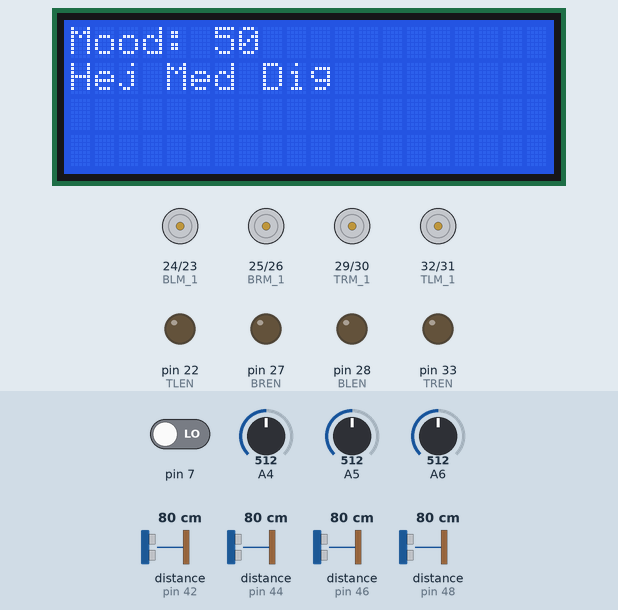
Simulated run of this sketch. Board: Arduino Mega 2560, built with avr-gcc and run on an emulated ATmega2560. On the bench: 20×4 character LCD, motor-driver pin pairs drawn as motors (green arrow = first pin HIGH = forward, orange = second pin HIGH = backward, longer = more drive), output pins drawn as LEDs (lit = HIGH). Wiring (inferred from the names in the program): 4 × ultrasonic range finder: trigger pin 43, echo pin 42 / trigger pin 45, echo pin 44 / trigger pin 47, echo pin 46 / trigger pin 49, echo pin 48. The inputs (shaded band) are chosen by the test bench; at power-on: pin 7 LOW, distance to the obstacle (sensors on pin 42, pin 48, pin 44, pin 46) 80 cm, A4 = 512, A5 = 512, A6 = 512. The echo pulse lasts 58.3 µs per cm; random numbers use the default seed unless the sketch sets one; the audio player accepts every command and is not drawn; pins used as bus, display or sensor lines are not drawn; what the sketch prints to the serial monitor is not drawn.

Above: at 6.8 s.
6.9 s: pin 7 driven HIGH
At 11.2 s:
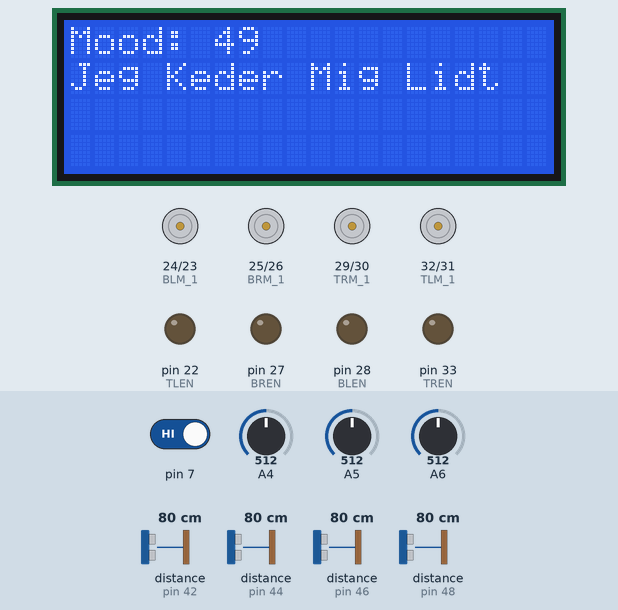
16.3 s: distance to the obstacle (sensor on pin 42) set to 28 cm
25.4 s: distance to the obstacle (sensor on pin 42) set to 22 cm
31.1 s: distance to the obstacle (sensor on pin 42) set to 35 cm
At 34.6 s:
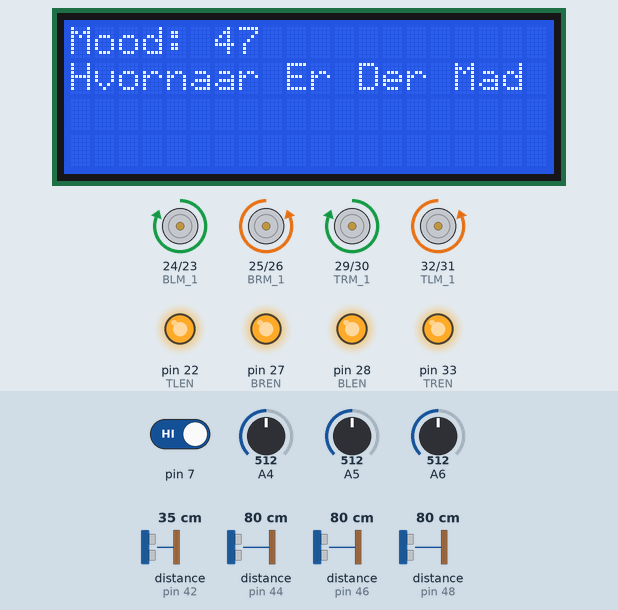
41.8 s: pin 7 driven LOW
At 53.4 s:
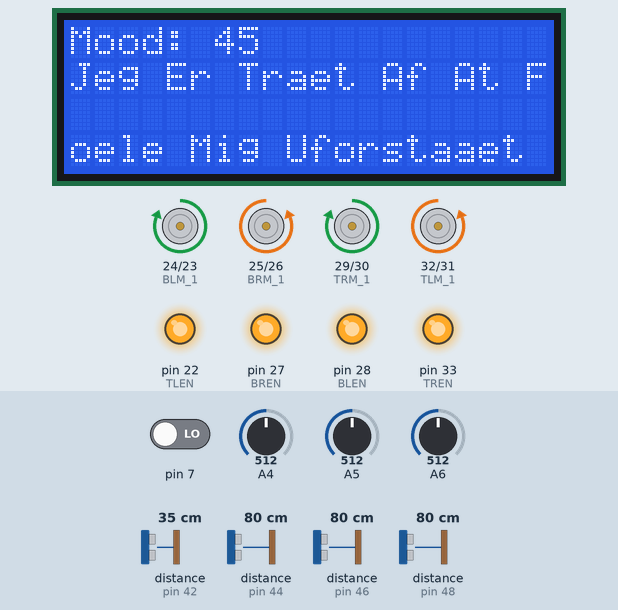
54.0 s: distance to the obstacle (sensor on pin 48) set to 2 cm
At 62.1 s:
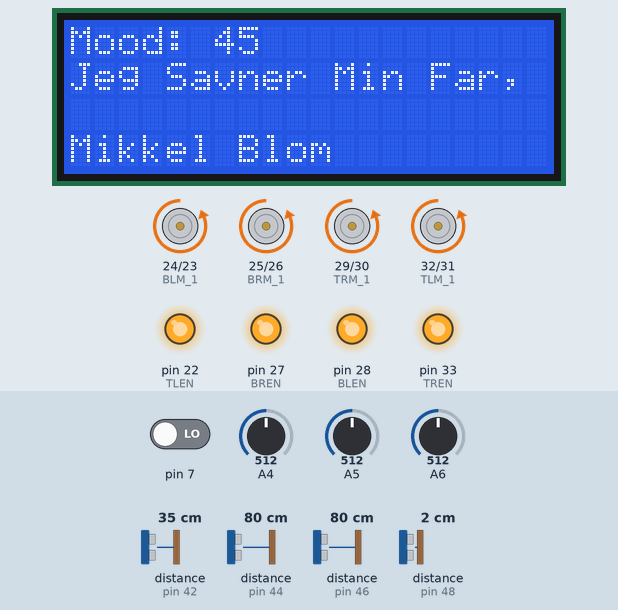
Timing chart, 0 to 63.2 s (numbered marks = the images above; inputs shaded):
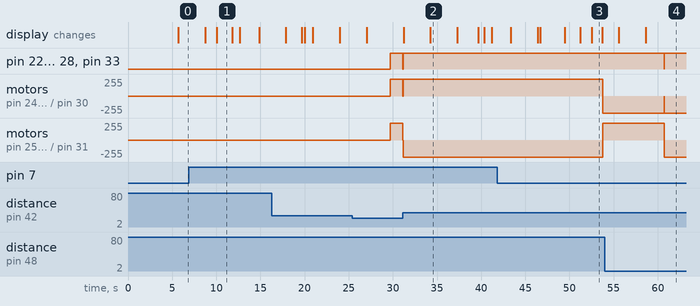

Measured:
- after the input at 31.1 s, pin 22 (TLEN), pin 27 (BREN): HIGH → LOW at once, → HIGH 0.05 s later
- after the input at 54.0 s, pin 22 (TLEN), pin 27 (BREN): HIGH → LOW after 6.7 s, → HIGH 0.03 s later
- what the display in image 1 shows lasts 1.8 s, from 10.0 s to 11.8 s
- what the display in image 2 shows lasts 3.1 s, from 34.2 s to 37.3 s
- what the display in image 3 shows lasts 1.2 s, from 52.5 s to 53.7 s

The sketch:

QuadMotorControl.ino
```cpp
// Includes

#include "Variables.h"
#include "DirectionEnum.h"
#include "DirectionChange.h"
#include "MotorSetup.h"
#include "SensorControl.h"
#include "SoundControl.h"
#include "AvoidanceSystem.h"
#include "SoundDetection.h"

#include "TouchSensor.h"
#include "DistanceMeasure.h"

#include "Screen.h"
#include "ActionChooser.h"

long waitTmp = millis();

// CODE

void setup() {
  Serial.begin(9600);
  ScreenSetup();
  lcd.setCursor(0, 0);
  lcd.print("Mood: " + String(mood) + " ");
  lcd.setCursor(0, 1);
  lcd.print("(^-^)");
  //SoundDetectionSetup();
  MotorSetup();
  SensorSetup();
  SoundPlayerSetup();
  showSensorInfo = false;
  delay(5000);
}

void loop(){
  if (millis() - ActionStart > ActionTime) {
      //lcd.print("Doing something");
      ActionStart = millis();
      ActionPicker();
    }

  if (millis() - LastMsgT > 3000){
      MsgPicker();
      LastMsgT = millis();
    }

  if (millis() - LastDrop > 10000){
    LastDrop = millis();
    if (mood > 0){
        mood = mood - 1;
        lcd.setCursor(0, 0);
        lcd.print("Mood: " + String(mood) + " ");
      }
    }
  SensorLoop();
  TouchLoop();
}
```

ActionChooser.h
```cpp
int ran;
int minimumDistance = 25;

SoundTrack angryTracks[] {Sur1, Sur2, Sur3};
SoundTrack passivTracks[] {Passiv1, Passiv2, Passiv3};

void efterforsk(){
    PlayRandomSound(passivTracks);
    lcd.clear();
    lcd.setCursor(2, 1);
    lcd.print("Efterforsk");
    MotionDirection();
  }

void sang(){
    PlaySound(Sang1);
    lcd.clear();
    lcd.setCursor(2, 1);
    lcd.print("Singing");
    ActionTime = 2000;
  }

void lur(){
    lcd.clear();
    lcd.setCursor(2, 1);
    lcd.print("Lur");
    ActionTime = 10000;
  //  FindWall(true);
    PlaySound(Snork1);

}

void snurreRundt(){
  // SPiiinnnnnn
  lcd.clear();
  lcd.setCursor(2, 1);
  lcd.print("Spinning");
  int ran = random(1, 4);
  int LvsR = random(1, 3);
  int wait = ran * 1000;
  ActionTime = wait;
  if (LvsR = 1){ChangeDirection(RotateLeft, 255);}
  else {ChangeDirection(RotateRight, 255);}
}

void opmearksomhed(){
    lcd.clear();
    lcd.setCursor(2, 1);
    lcd.print("Wanting attention");
    PlayRandomSound(passivTracks);
    ActionTime = 7000;
    MotionDirection();
  }

void selvhad(){
  PlayRandomSound(angryTracks);
  lcd.clear();
  lcd.setCursor(2, 1);
  lcd.print("Hating myself");
  ActionTime = 10000;
  //FindWall(false);
}

void vrede(){
  PlayRandomSound(angryTracks);
  lcd.clear();
  lcd.setCursor(2, 1);
  lcd.print("Angryyy");
  ActionTime = 7000;
  MotionDirection();
}

void nysgerrig(){
    lcd.clear();
    lcd.setCursor(2, 1);
    lcd.print("Curious");
    ActionTime = 7000;
    //DetectSound(2000, 128);
    PlayRandomSound(passivTracks);
}

// ActiveAction
// ChangeDirection(dir, speed);

void ActionPicker (){

  if (mood >= 45 && avoiding == false && distance_N <= minimumDistance || distance_E <= minimumDistance ||  distance_S <= minimumDistance || distance_W <= minimumDistance){
    ChangeDirection(Stop);
    Avoidance(minimumDistance);
  }

  if (mood > 85) {
    ran = random(0, 90);
    if (ran > 75) {efterforsk();}
    else if (ran > 60) {sang();}
    else if (ran > 55) {lur();}
    else if (ran > 40) {snurreRundt();}
    else if (ran > 30) {opmearksomhed();}
    else if (ran > 0)  {nysgerrig();}
    }
  else if (mood > 70) {
    ran = random(0, 120);
    if (ran > 90) {efterforsk();}
      else if (ran > 85) {lur();}
      else if (ran > 65) {snurreRundt();}
      else if (ran > 45) {opmearksomhed();}
      else if (ran > 0)  {nysgerrig();}
    }
  else if (mood > 45) {
    ran = random(0, 130);
    if (ran > 85) {efterforsk();}
      else if (ran > 75) {lur();}
      else if (ran > 45) {opmearksomhed();}
      else if (ran > 0)  {nysgerrig();}
    }
  else if (mood > 15) {
    ran = random(0, 120);
    if (ran > 60) {efterforsk();}
      else if (ran > 45) {lur();}
      else if (ran > 25) {opmearksomhed();}
      else if (ran > 0)  {selvhad();}
    }
  else if (mood > 0) {
    ran = random(0, 100);
    if (ran > 50) {efterforsk();}
      else if (ran > 25) {selvhad();}
      else if (ran > 0)  {vrede();}
    }
}
```

AvoidanceSystem.h
```cpp
//Avoidance systemet er med til at sørge for at robotten ikke kører ind i forhindringer, når vi ikke specifikt vil have det.
//Derfor er programmet programmeret til at starte dette recursive blocking loop, som forhindre robotten i at kører ind i forhindringer.
//Det tidligere nævnte program er kun delvist lavet af mig, derfor er det ikke med i afleveringen.
//Systemet modtager en minimums distance som parametre, som den bruger til at tjekke distancerne til hver side af robotten.
void Avoidance(float minDistance){
  Serial.print("Avoiding - ");

  //Eftersom det er et blocking loop, bliver sensorværdieren ikke opdateret af det normale main loop, derfor tilføjes denne linje,
  //for at sikre at kun de mest nødvendige sensorværdier bliver brugt. Så robotten går i "fight or flight" mode, og benytter kun dens
  //mest bersale funktioner.
  SensorLoop();

  //Herefter hardcodes alle blokeringsmulighederne i en række if-else statements. Dette gøres for at sikre at rækkefølgen bliver overholdt,
  //så den ikke begynder at reagere på en blokeringsmulighede fra øst (Og dermed går vest), hvis den både bliver blokeret fra øst og vest.
  //Derfor er de placeret så det mest relevante (4 retnings blokering) er først, derefter (3 retnings blokering), så (2 retningsblokering),
  //og til sidst (1 retningsblokering).
  //distance_N, distance_S, distance_E, og distance_W er forkortelser for den nuværende distance der er fra sensoren. _N = Nord, _S = Syd, _E = Øst, _W = Vest.
  if (distance_N < minDistance && distance_E < minDistance && distance_S < minDistance && distance_W < minDistance){
    ChangeDirection(RotateLeft, 255);
    Serial.println("RotateLeft - 4");
  }
  else if (distance_N < minDistance && distance_E < minDistance && distance_W < minDistance){
    ChangeDirection(South, 255);
    Serial.println("South - 3");
  }
  else if (distance_N < minDistance && distance_E < minDistance && distance_S < minDistance){
    ChangeDirection(West, 255);
    Serial.println("West - 3");
  }
  else if (distance_N < minDistance && distance_S < minDistance && distance_W < minDistance){
    ChangeDirection(East, 255);
    Serial.println("East - 3");
  }
  else if (distance_E < minDistance && distance_S < minDistance && distance_W < minDistance){
    ChangeDirection(North, 255);
    Serial.println("North - 3");
  }
  else if (distance_N < minDistance && distance_E < minDistance){
    ChangeDirection(SouthWest, 255);
    Serial.println("SouthWest - 2");
  }
  else if (distance_N < minDistance && distance_W < minDistance){
    ChangeDirection(SouthEast, 255);
    Serial.println("SouthEast - 2");
  }
  else if (distance_S < minDistance && distance_W < minDistance){
    ChangeDirection(NorthEast, 255);
    Serial.println("NorthEast - 2");
  }
  else if (distance_E < minDistance && distance_S < minDistance){
    ChangeDirection(NorthWest, 255);
    Serial.println("NorthWest - 2");
  }
  else if (distance_N < minDistance && distance_S < minDistance){
    ChangeDirection(East, 255);
    Serial.println("East - 2");
  }
  else if (distance_E < minDistance && distance_W < minDistance){
    ChangeDirection(North, 255);
    Serial.println("North - 2");
  }
  else if (distance_N < minDistance){
    ChangeDirection(South, 255);
    Serial.println("South - 1");
  }
  else if (distance_E < minDistance){
    ChangeDirection(West, 255);
    Serial.println("West - 1");
  }
  else if (distance_S < minDistance){
    ChangeDirection(North, 255);
    Serial.println("North - 1");
  }
  else if (distance_W < minDistance){
    ChangeDirection(East, 255);
    Serial.println("East - 1");
  }

  //Hvis så det viser sig at robotten ikke længere er i faresone, bliver loopet stoppet igen, og robotten går tilbage til normal
  if (distance_N >= minDistance && distance_E >= minDistance && distance_S >= minDistance && distance_W >= minDistance){
    ChangeDirection(Stop);
    avoiding = false;
    return;
  }

  //Derfor er denne linje sat til sidst, så loopet kan stoppes inden det gentager sig selv.
  Avoidance(minDistance);
}
```

DirectionChange.h
```cpp
//Dette er en form for "Statemachine", som ændre retning og hastighed af robotten, ud fra dens parametre

//Denne funktion bruger princippet "Overloading", eftersom der allerede er en funktion der hedder "ChangeDirection",
//men denne funtion behøver ikke en hastigheds variable som parametre, eftersom det er ligemeget, i det at den stopper robotten.

//Alle variablerne ift. pins bliver sat i et andet script (Som jeg ikke har lavet 100% selv. Derfor er det ikke inkluderet).
//Alle "Direction" variablerne er lavet fra en enum (Her refererer jeg til "DirectionEnum" scriptet.
void ChangeDirection(Direction newDirection){
  if (newDirection == Stop){

    //Eftersom alle case'ne indeholder det samme, men med forskellige "HIGH" / "LOW" værdier, beskrives det kun her, og ikke resten af scriptet.

    //Her sættes den foreste (T for top) venste (L for left) motor (M for motor) til at stå stille.
    //_1 er den positive (røde) indang til mortoren
    //_2 er den negative (sorte) indgang til mortoren
    //Eftersom det er en DC motor, kan retningen af motoren skiftest ud fra om der sættes strøm til den positive eller den negative indgang.
    //Derfor, når begge indgange sættes til LOW, får den ikke størm, ergo. den stopper. Hvis _1 bliver sat til HIGH, når _2 er LOW, vil motoren
    //dreje fremad. Hvis det er omvendt, altså _1 er LOW og _2 er HIGH, vil motoren dreje baglæns.
    digitalWrite(TLM_1, LOW);
    digitalWrite(TLM_2, LOW);

    //Det samme sker her for (Top Right Motor)
    digitalWrite(TRM_1, LOW);
    digitalWrite(TRM_2, LOW);

    //Igen for (Back Left Motor
    digitalWrite(BLM_1, LOW);
    digitalWrite(BLM_2, LOW);

    //Og til sidst for (Back Right Motor)
    digitalWrite(BRM_1, LOW);
    digitalWrite(BRM_2, LOW);

    //Til aller sidst, bliver hastigheden sat, ved at sætte hastigheden til motor kontrol pins'ne. (Dette sker selvfølgelig med en varierende variable i den
    //følgende funktion.
    analogWrite(TLEN, 0);
    analogWrite(TREN, 0);
    analogWrite(BLEN, 0);
    analogWrite(BREN, 0);
  }
}

//Her sker det samme, bortset fra at der modtages en hastighed med retningen.
void ChangeDirection(Direction newDirection, int speedValue){
  //Staten bliver ændret ift. en switch statement (Hvilket er muligt, eftersom der bliver gjort brug af en enum,
  //som jo egentligt er et tal fra 0 til 10 (I dette tilfælde)
  //Dette switch statement ændre motornes output til at være overensstemmende med den retning den skal bevæge sig.
  switch (newDirection){
    case Stop:
      digitalWrite(TLM_1, LOW);
      digitalWrite(TLM_2, LOW);

      digitalWrite(TRM_1, LOW);
      digitalWrite(TRM_2, LOW);

      digitalWrite(BLM_1, LOW);
      digitalWrite(BLM_2, LOW);

      digitalWrite(BRM_1, LOW);
      digitalWrite(BRM_2, LOW);

      analogWrite(TLEN, 0);
      analogWrite(TREN, 0);
      analogWrite(BLEN, 0);
      analogWrite(BREN, 0);
      break;
    case North:
      digitalWrite(TLM_1, HIGH);
      digitalWrite(TLM_2, LOW);

      digitalWrite(TRM_1, HIGH);
      digitalWrite(TRM_2, LOW);

      digitalWrite(BLM_1, HIGH);
      digitalWrite(BLM_2, LOW);

      digitalWrite(BRM_1, HIGH);
      digitalWrite(BRM_2, LOW);

      analogWrite(TLEN, speedValue);
      analogWrite(TREN, speedValue);
      analogWrite(BLEN, speedValue);
      analogWrite(BREN, speedValue);
      break;
    case South:
      digitalWrite(TLM_1, LOW);
      digitalWrite(TLM_2, HIGH);

      digitalWrite(TRM_1, LOW);
      digitalWrite(TRM_2, HIGH);

      digitalWrite(BLM_1, LOW);
      digitalWrite(BLM_2, HIGH);

      digitalWrite(BRM_1, LOW);
      digitalWrite(BRM_2, HIGH);

      analogWrite(TLEN, speedValue);
      analogWrite(TREN, speedValue);
      analogWrite(BLEN, speedValue);
      analogWrite(BREN, speedValue);
      break;
    case East:
      digitalWrite(TLM_1, HIGH);
      digitalWrite(TLM_2, LOW);

      digitalWrite(TRM_1, LOW);
      digitalWrite(TRM_2, HIGH);

      digitalWrite(BLM_1, LOW);
      digitalWrite(BLM_2, HIGH);

      digitalWrite(BRM_1, HIGH);
      digitalWrite(BRM_2, LOW);

      analogWrite(TLEN, speedValue);
      analogWrite(TREN, speedValue);
      analogWrite(BLEN, speedValue);
      analogWrite(BREN, speedValue);
      break;
    case West:
      digitalWrite(TLM_1, LOW);
      digitalWrite(TLM_2, HIGH);

      digitalWrite(TRM_1, HIGH);
      digitalWrite(TRM_2, LOW);

      digitalWrite(BLM_1, HIGH);
      digitalWrite(BLM_2, LOW);

      digitalWrite(BRM_1, LOW);
      digitalWrite(BRM_2, HIGH);

      analogWrite(TLEN, speedValue);
      analogWrite(TREN, speedValue);
      analogWrite(BLEN, speedValue);
      analogWrite(BREN, speedValue);
      break;
    case NorthEast:
      digitalWrite(TLM_1, HIGH);
      digitalWrite(TLM_2, LOW);

      digitalWrite(TRM_1, LOW);
      digitalWrite(TRM_2, LOW);

      digitalWrite(BLM_1, LOW);
      digitalWrite(BLM_2, LOW);

      digitalWrite(BRM_1, HIGH);
      digitalWrite(BRM_2, LOW);

      analogWrite(TLEN, speedValue);
      analogWrite(TREN, speedValue);
      analogWrite(BLEN, speedValue);
      analogWrite(BREN, speedValue);
      break;
    case NorthWest:
      digitalWrite(TLM_1, LOW);
      digitalWrite(TLM_2, LOW);

      digitalWrite(TRM_1, HIGH);
      digitalWrite(TRM_2, LOW);

      digitalWrite(BLM_1, HIGH);
      digitalWrite(BLM_2, LOW);

      digitalWrite(BRM_1, LOW);
      digitalWrite(BRM_2, LOW);

      analogWrite(TLEN, speedValue);
      analogWrite(TREN, speedValue);
      analogWrite(BLEN, speedValue);
      analogWrite(BREN, speedValue);
      break;
    case SouthEast:
      digitalWrite(TLM_1, LOW);
      digitalWrite(TLM_2, LOW);

      digitalWrite(TRM_1, LOW);
      digitalWrite(TRM_2, HIGH);

      digitalWrite(BLM_1, LOW);
      digitalWrite(BLM_2, HIGH);

      digitalWrite(BRM_1, LOW);
      digitalWrite(BRM_2, LOW);

      analogWrite(TLEN, speedValue);
      analogWrite(TREN, speedValue);
      analogWrite(BLEN, speedValue);
      analogWrite(BREN, speedValue);
      break;
    case SouthWest:
      digitalWrite(TLM_1, LOW);
      digitalWrite(TLM_2, HIGH);

      digitalWrite(TRM_1, LOW);
      digitalWrite(TRM_2, LOW);

      digitalWrite(BLM_1, LOW);
      digitalWrite(BLM_2, LOW);

      digitalWrite(BRM_1, LOW);
      digitalWrite(BRM_2, HIGH);

      analogWrite(TLEN, speedValue);
      analogWrite(TREN, speedValue);
      analogWrite(BLEN, speedValue);
      analogWrite(BREN, speedValue);
      break;
    case RotateLeft:
      digitalWrite(TLM_1, LOW);
      digitalWrite(TLM_2, HIGH);

      digitalWrite(TRM_1, HIGH);
      digitalWrite(TRM_2, LOW);

      digitalWrite(BLM_1, LOW);
      digitalWrite(BLM_2, HIGH);

      digitalWrite(BRM_1, HIGH);
      digitalWrite(BRM_2, LOW);

      analogWrite(TLEN, speedValue);
      analogWrite(TREN, speedValue);
      analogWrite(BLEN, speedValue);
      analogWrite(BREN, speedValue);
      break;
    case RotateRight:
      digitalWrite(TLM_1, HIGH);
      digitalWrite(TLM_2, LOW);

      digitalWrite(TRM_1, LOW);
      digitalWrite(TRM_2, HIGH);

      digitalWrite(BLM_1, HIGH);
      digitalWrite(BLM_2, LOW);

      digitalWrite(BRM_1, LOW);
      digitalWrite(BRM_2, HIGH);

      analogWrite(TLEN, speedValue);
      analogWrite(TREN, speedValue);
      analogWrite(BLEN, speedValue);
      analogWrite(BREN, speedValue);
      break;

  }
}
```

DirectionEnum.h
```cpp
//En "liste" (enum) over alle de forskellige directions robotten kan flytte sig.
enum Direction {
  Stop,
  North,
  South,
  East,
  West,
  NorthEast,
  NorthWest,
  SouthEast,
  SouthWest,
  RotateLeft,
  RotateRight
};

//Eftersom enum'en "Direction" kun kan refereres til via. en int (0, 1, 2... osv.), er dette char array med til at give
//muligheden for at refererer til retningen med navn istedet for tal. Dette gør det nemmere at skifte retningen,
//da det kan være svært at huske alle tallene.
#define IDNAME(name) #name
const char* directionNames[] = {
  IDNAME(Stop),
  IDNAME(North),
  IDNAME(South),
  IDNAME(East),
  IDNAME(West),
  IDNAME(NorthEast),
  IDNAME(NorthWest),
  IDNAME(SouthEast),
  IDNAME(SouthWest),
  IDNAME(RotateLeft),
  IDNAME(RotateRight)
};
```

MotorSetup.h
```cpp
//Dette script er til for at rydde op i main scriptet, for at sikre at det ikke bare bliver et langt script.
//Derfor tilføjes der funktioner som "FunktionNavn + Setup" eller "FunktionsNavn + Loop", som derefter kan aktiveres
//i main setup'et eller main loop'et. Derfor er det også vigtigt at der ikke tilføjes delays i nogen af scriptsene,
//eftesom dert ville sænke hele programmet.
void MotorSetup(){
  pinMode(TLEN, OUTPUT);
  pinMode(BLEN, OUTPUT);

  pinMode(TREN, OUTPUT);
  pinMode(BREN, OUTPUT);

  pinMode(TLM_1, OUTPUT);
  pinMode(TLM_2, OUTPUT);
  pinMode(TRM_1, OUTPUT);
  pinMode(TRM_2, OUTPUT);

  pinMode(BLM_1, OUTPUT);
  pinMode(BLM_2, OUTPUT);
  pinMode(BRM_1, OUTPUT);
  pinMode(BRM_2, OUTPUT);
}
```

SensorControl.h
```cpp
void SensorSetup(){
  pinMode(TRN, OUTPUT);
  pinMode(TRE, OUTPUT);
  pinMode(TRS, OUTPUT);
  pinMode(TRW, OUTPUT);
  pinMode(ECN, INPUT);
  pinMode(ECE, INPUT);
  pinMode(ECS, INPUT);
  pinMode(ECW, INPUT);
}

float GetDistance(int TriggerPin, int EchoPin){
  digitalWrite(TriggerPin, LOW);
  delayMicroseconds(2);
  digitalWrite(TriggerPin, HIGH);
  delayMicroseconds(10);
  digitalWrite(TriggerPin, LOW);
  float duration = pulseIn(EchoPin, HIGH);
  float distance = (duration * 0.0343) / 2;
  distance = constrain(distance, minDistance, maxDistance);
  return distance;
}

void SensorLoop(){
  distance_N = GetDistance(TRN, ECN);
  distance_E = GetDistance(TRE, ECE);
  distance_S = GetDistance(TRS, ECS);
  distance_W = GetDistance(TRW, ECW);


  // Measurements per 30th ms

  if (millis()- distTimer > 30) {
    distTimer = millis();
    distRawN[distCount] = distance_N;
    distRawS[distCount] = distance_S;
    distRawE[distCount] = distance_E;
    distRawW[distCount] = distance_W;

    distCount ++;
    if (distCount == 20) {distCount = 0;}
    }

  if (showSensorInfo) {
    Serial.print("N: ");
    Serial.print(distance_N);
    Serial.print(" - E: ");
    Serial.print(distance_E);
    Serial.print(" - S:");
    Serial.print(distance_S);
    Serial.print(" - W:");
    Serial.println(distance_W);
  }
}
```

Source omitted: DistanceMeasure.h (4116 bytes), Screen.h (1953 bytes), SoundControl.h (961 bytes), SoundDetection.h (2797 bytes), TouchSensor.h (2466 bytes), Variables.h (1701 bytes)
